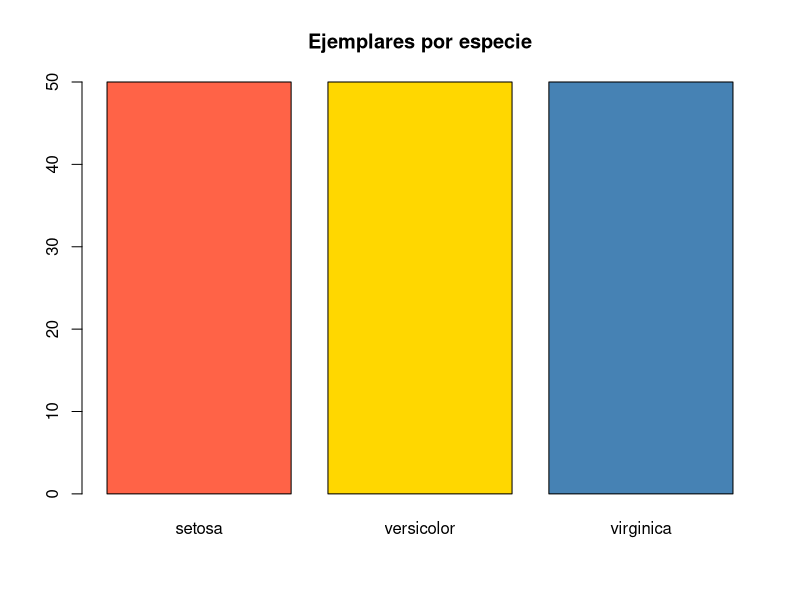
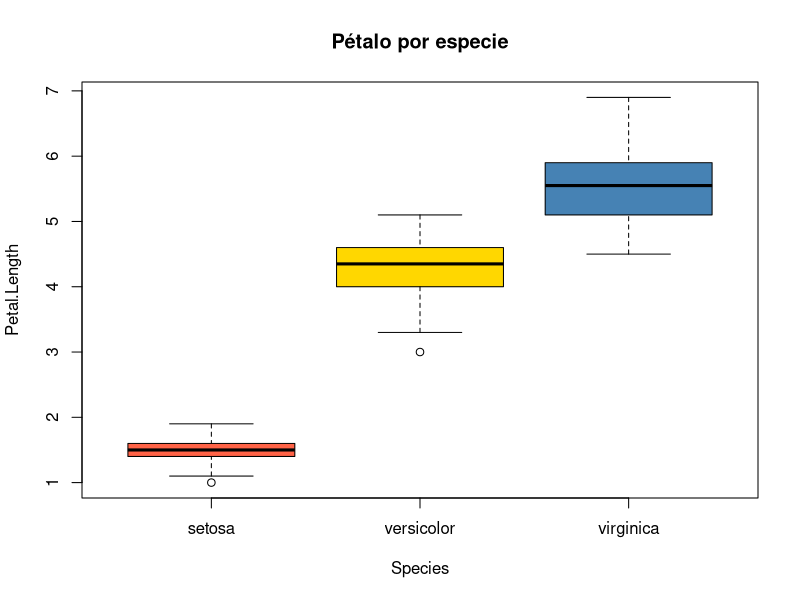

Write the R code that produced these figures, in order.
## ---- chunk 1
summary(iris)
## ---- chunk 2
barplot(table(iris$Species),
        col = c("tomato", "gold", "steelblue"),
        main = "Ejemplares por especie")
## ---- chunk 3
boxplot(Petal.Length ~ Species,
        data = iris,
        col = c("tomato", "gold", "steelblue"),
        main = "Pétalo por especie")
